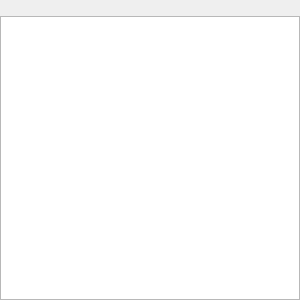
<?xml version="1.0" encoding="UTF-8"?>
<ui version="4.0">
 <class>NotificationDialog</class>
 <widget class="QDialog" name="NotificationDialog">
  <property name="geometry">
   <rect>
    <x>0</x>
    <y>0</y>
    <width>300</width>
    <height>300</height>
   </rect>
  </property>
  <property name="minimumSize">
   <size>
    <width>300</width>
    <height>300</height>
   </size>
  </property>
  <property name="windowTitle">
   <string>Notification</string>
  </property>
  <layout class="QVBoxLayout" name="verticalLayout">
   <property name="spacing">
    <number>2</number>
   </property>
   <property name="margin">
    <number>0</number>
   </property>
   <item>
    <widget class="QLabel" name="labelLog">
     <property name="text">
      <string/>
     </property>
    </widget>
   </item>
   <item>
    <widget class="QTextEdit" name="textEditSummary"/>
   </item>
  </layout>
 </widget>
 <resources/>
 <connections/>
</ui>
